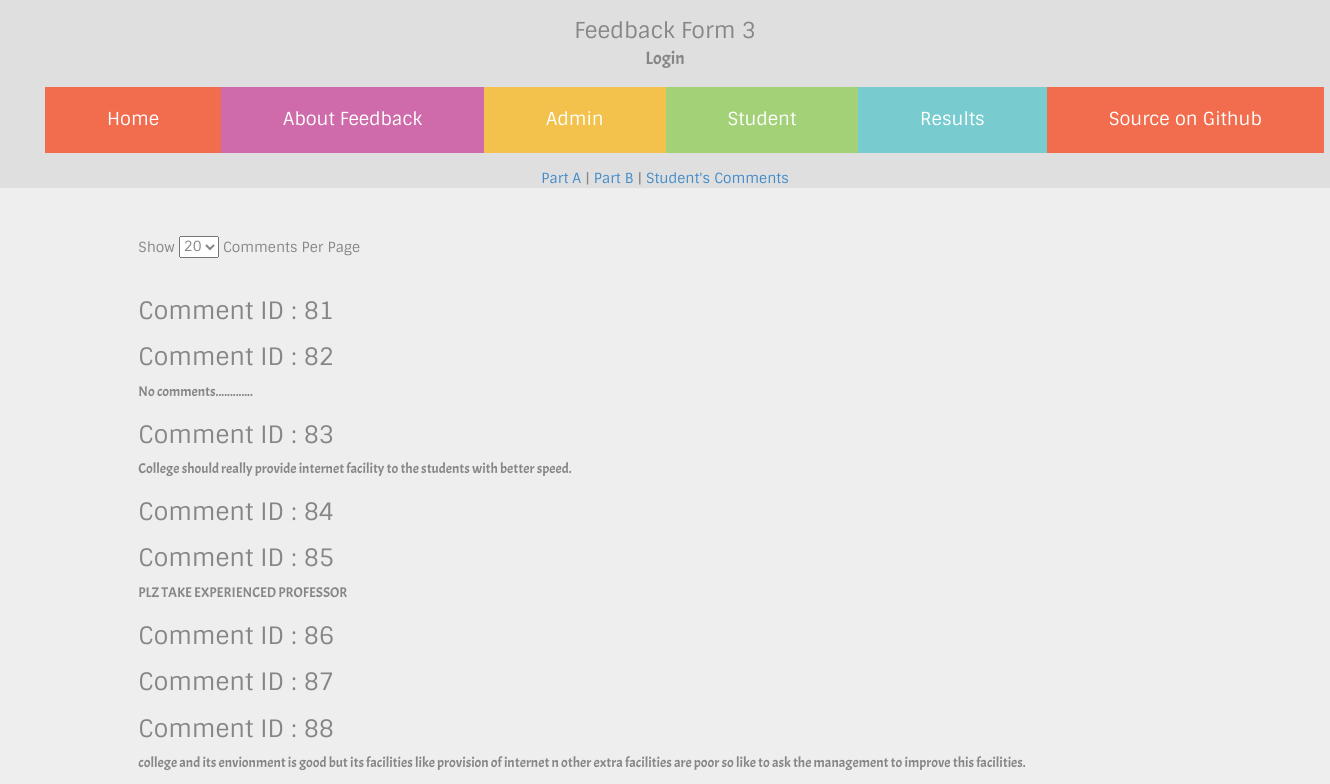
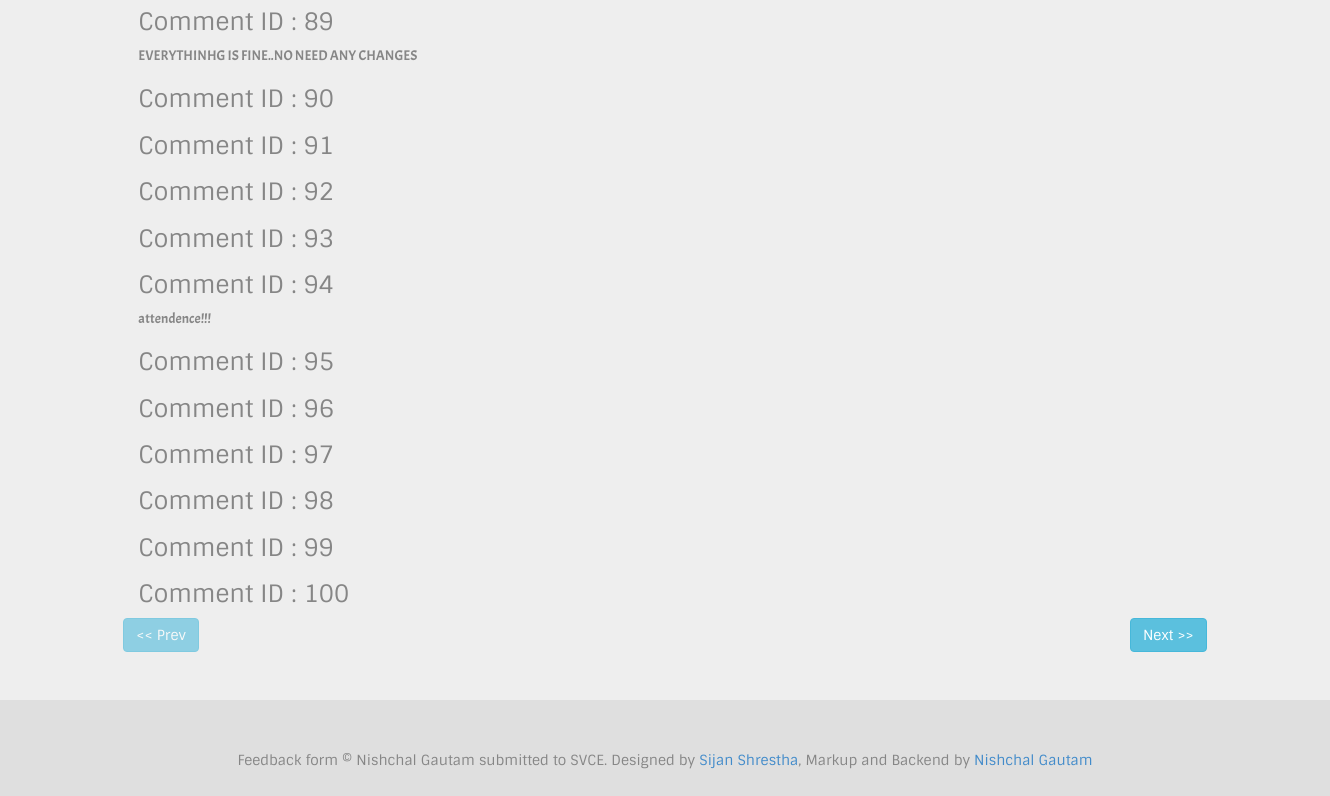
/admin/studentfeedbacks.php (signed in), run on an earlier commit of the app's database (2 pictures, top to bottom).
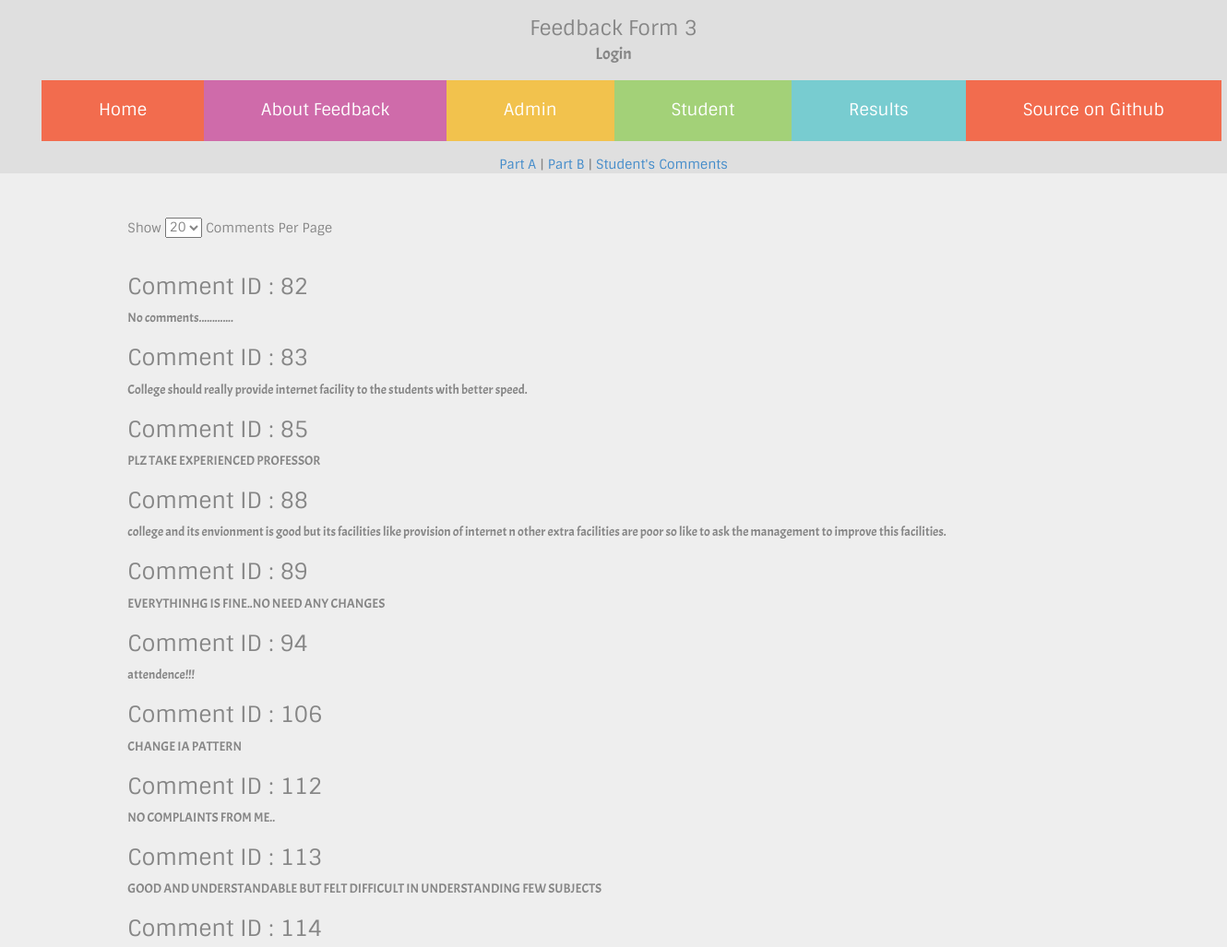
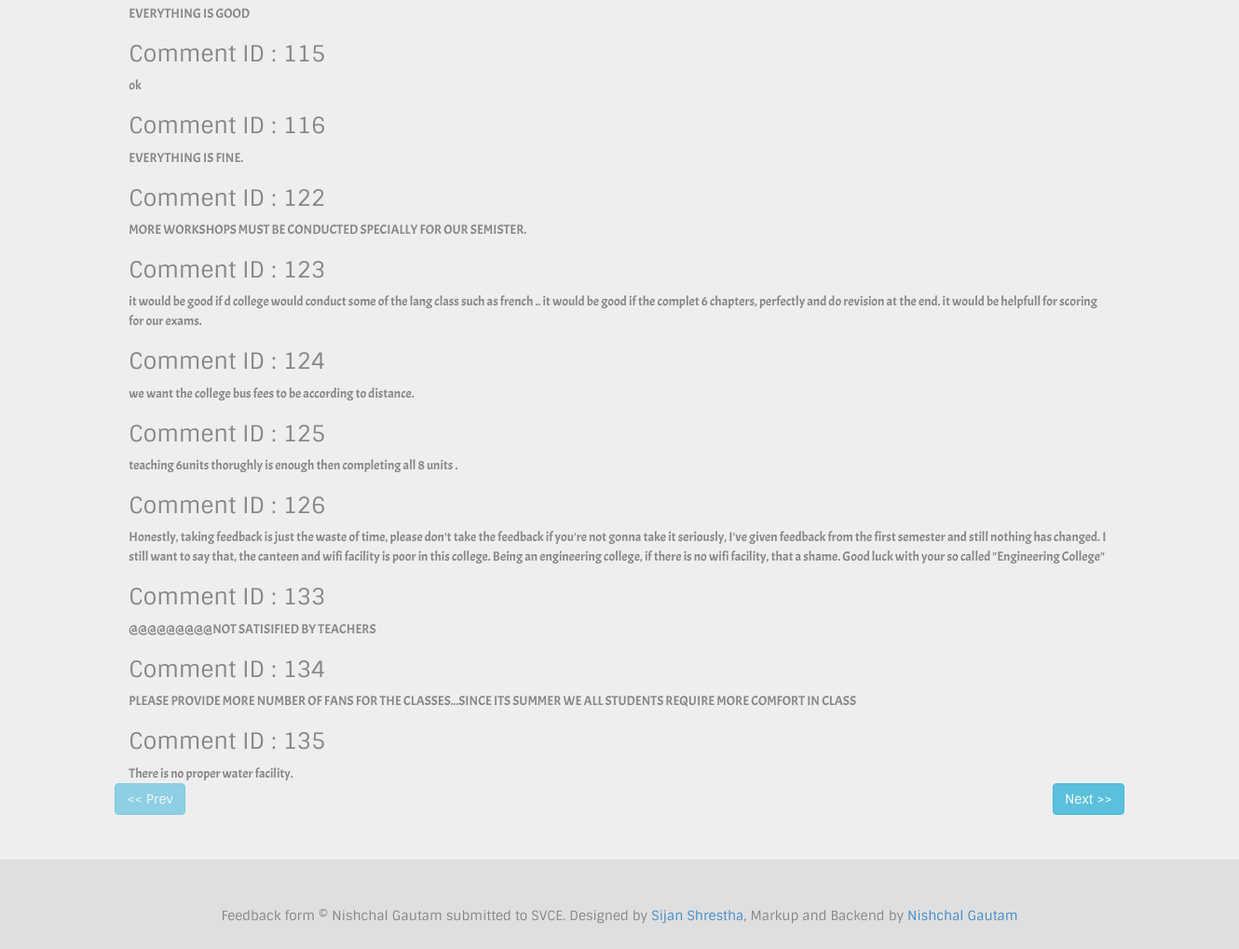
And on a later commit of the database (2 pictures, top to bottom).
### tables this page shows
CREATE TABLE `feedbackStudents` (
  `id` int(5) NOT NULL AUTO_INCREMENT,
  `usn` varchar(50) DEFAULT NULL,
  `message` text,
  PRIMARY KEY (`id`),
  UNIQUE KEY `usn` (`usn`),
  UNIQUE KEY `usn_2` (`usn`)
);

### classes/auth.class.php (called while the page is built, shortened)
<?php
	class authenticate
	{
		public static $db_host,$db_user,$db_pass,$db_name,$username,$password;
		public static function check(){
			$db_name=self::$db_name;
			$username=self::$username;
			$password=self::$password;
			$username=mysql_real_escape_string($username);
			$sql="SELECT * FROM `$db_name`.`admin` WHERE `username`='$username' LIMIT 1";
			$query=mysql_query($sql);
			$num=mysql_num_rows($query);
			if($num!=1){
				return false;
			}
			else{
				$data=mysql_fetch_object($query);
				$passdb=$data->password;
				if($password==$passdb){
					return true;
				}else{
					return false;
				}
			}
		}
	}
?>

### admin/studentfeedbacks.php (the view, shortened to what this page needs)
<?php
	require_once("../classes/auth.class.php");
?>
<?php $title="Login Admin"; require_once('../required_files/header.php'); ?>
	<div align="center">
		<a href="admin.php" >Part A</a> | <a href="collegeResult.php" >Part B</a> | <a href="studentfeedbacks.php">Student's Comments</a>
	</div>
	<div class="jumbotron">
		<div class="row">
			<div class="col-sm-10 col-sm-offset-1">
			<form action="<?php echo $_SERVER['PHP_SELF']; ?>" onchange="this.submit()" method="get">
			Show <select style="margin-bottom:20px;" name="limit" id="">
					<?php $limit=(isset($_GET['limit']))?$_GET['limit']:20;?>
					<option value="20" <?php if ($limit==20) {echo "selected";} ?>>20</option>
				</select> Comments Per Page
			</form>
				<?php
					$limit=(isset($_GET['limit']))?$_GET['limit']:20;
					$limit=($limit<0)?0:$limit;
					$offset=(isset($_GET['offset']))?$_GET['offset']:0;
					$offset=($offset<0)?0:$offset;
					$sql="SELECT id,message FROM `$db_name`.`feedbackStudents` LIMIT $limit OFFSET $offset";
					$query=mysql_query($sql);
					while ($data=mysql_fetch_object($query)) {
						echo "<h3>Comment ID : ".$data->id."</h3><span style='font-family:acme;'>".$data->message."</span>";
					}
				 ?>
				 <div class="row"><a href="<?php $newoffset=$offset-$limit;echo $_SERVER['PHP_SELF']."?limit=$limit&offset=$newoffset"; ?>" class="badge <?php if($newoffset<0){echo "disabled";} ?> btn btn-info">&lt;&lt; Prev</a><a href="<?php $newoffset=$offset+$limit; echo $_SERVER['PHP_SELF']."?limit=$limit&offset=$newoffset"; ?>" class="badge btn btn-info pull-right">Next &gt;&gt;</a></div>
			</div>
		</div>
	</div>
<?php require_once('../required_files/footer.php'); ?>

What changed in the data, as far as the page shows it:
removed feedbackstudents: id "81"
removed feedbackstudents: id "84"
removed feedbackstudents: id "86"
removed feedbackstudents: id "87"
removed feedbackstudents: id "90"
removed feedbackstudents: id "91"
removed feedbackstudents: id "92"
removed feedbackstudents: id "93"
removed feedbackstudents: id "95"
removed feedbackstudents: id "96"
removed feedbackstudents: id "97"
removed feedbackstudents: id "98"
removed feedbackstudents: id "99"
removed feedbackstudents: id "100"
now on this page (row unchanged): feedbackstudents: id "106", message "CHANGE IA PATTERN"
now on this page (row unchanged): feedbackstudents: id "112", message "NO COMPLAINTS FROM ME.."
now on this page (row unchanged): feedbackstudents: id "113", message "GOOD AND UNDERSTANDABLE BUT FELT DIFFICULT IN UNDERSTANDING FEW SUBJECTS"
now on this page (row unchanged): feedbackstudents: id "114", message "EVERYTHING IS GOOD"
now on this page (row unchanged): feedbackstudents: id "115", message "ok"
now on this page (row unchanged): feedbackstudents: id "116", message "EVERYTHING IS FINE."
now on this page (row unchanged): feedbackstudents: id "122", message "MORE WORKSHOPS MUST BE CONDUCTED SPECIALLY FOR OUR SEMISTER."
now on this page (row unchanged): feedbackstudents: id "123", message "it would be good if d college would conduct some of the lang class such as french .. it would be good if the complet 6 chapters, perfectly and do revision at the end. it would be helpfull for scoring for our exams."
now on this page (row unchanged): feedbackstudents: id "124", message "we want the college bus fees to be according to distance."
now on this page (row unchanged): feedbackstudents: id "125", message "teaching 6units thorughly is enough then completing all 8 units ."
now on this page (row unchanged): feedbackstudents: id "126", message "Honestly, taking feedback is just the waste of time, please don't take the feedback if you're not gonna take it seriously, I've given feedback from the first semester and still nothing has changed. I still want to say that, the canteen and wifi facility is poor in this college. Being an engineering college, if there is no wifi facility, that a shame. Good luck with your so called \"Engineering College\""
now on this page (row unchanged): feedbackstudents: id "133", message "@@@@@@@@@NOT SATISIFIED BY TEACHERS"
now on this page (row unchanged): feedbackstudents: id "134", message "PLEASE PROVIDE MORE NUMBER OF FANS FOR THE CLASSES...SINCE ITS SUMMER WE ALL STUDENTS REQUIRE MORE COMFORT IN CLASS"
now on this page (row unchanged): feedbackstudents: id "135", message "There is no proper water facility."
